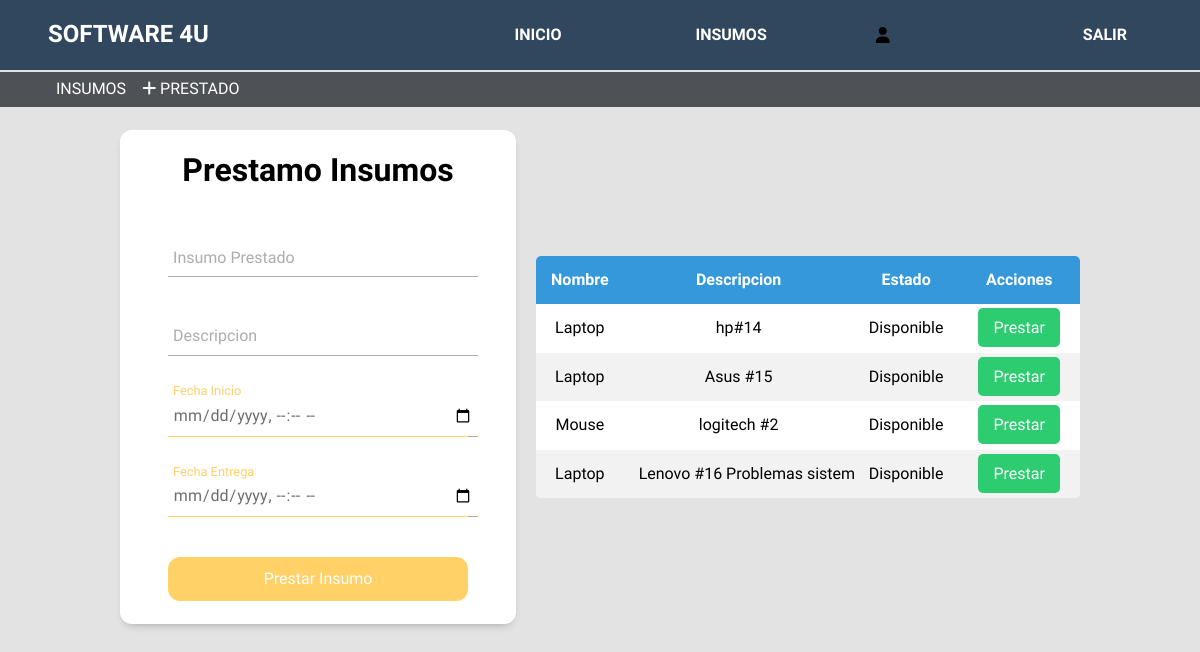
The page /php/estudiante-insumos.php on the database its author committed.
### tables this page shows
CREATE TABLE Insumos (
    id INT AUTO_INCREMENT PRIMARY KEY,
    NomInsumo VARCHAR(100),
    Descripcion TEXT,
    Estado VARCHAR(15),
    FechaRegistro DATETIME
);

### php/estudiante-insumos.php (the view, shortened to what this page needs)
<?php
include "../ConexionSQL/conexion.php";
?>
<!DOCTYPE html>
<html lang="en">
<head>
    <link rel="stylesheet" href="https://cdnjs.cloudflare.com/ajax/libs/normalize/8.0.1/normalize.min.css">
    <link rel="stylesheet" href="http://localhost/proyectofinal/assets/css/profe-insumos.css">
    <link rel="stylesheet" href="http://localhost/proyectofinal/assets/css/menu-abajo.css">
    <link rel="stylesheet" href="http://localhost/proyectofinal/assets/css/menu.css">
    <link rel="stylesheet" href="../fontawesome/fontawesome-free-6.5.1-web/css/all.css">
</head>
<body>
    <nav>
        <div class="logo"> Software 4U</div>
        <ul class="list">
            <li><a href="profesor-inicio">Inicio</a></li>
            <li><a href="profesor-insumos.php">Insumos</a></li>
            <i class="fa-solid fa-user"></i>
            <li><a href="../ConexionSQL/cerrar.php">Salir</a></li>
        </ul>
    </nav>
    <nav class="menu_abajo">
        <ul class="lista_abajo">
            <li><a href="estudiante-insumos.php">Insumos</a></li>
            <li><a href="estudiante-prestado.php"><i class="fa-solid fa-plus"></i> Prestado</a></li>
        </ul>
    </nav>
    <main>
        <div class="formulario">
            <h1>Prestamo Insumos</h1>
            <form method="post">
                <div class="cotainer">
                    <div class="congrup">
                        <input type="text" id="name" class="form_input" placeholder=" " name="insprestado">
                        <label for="name" class="form_label">Insumo Prestado</label>
                    </div>
                    <div class="congrup">
                        <input type="text" id="descripcion" class="form_input" placeholder=" " name="descripcion">
                        <label for="descripcion" class="form_label">Descripcion</label>
                    </div>
                    <div class="congrup">
                        <input type="datetime-local" id="fecha-registro" class="form_input" placeholder=" "
                            name="fecha-prestamo">
                        <label for="fecha-registro" class="form_label">Fecha Inicio</label>
                        <span class="form_line"></span>
                    </div>
                    <div class="congrup">
                        <input type="datetime-local" id="fecha-registro" class="form_input" placeholder=" "
                            name="fecha-entrega">
                        <label for="fecha-registro" class="form_label">Fecha Entrega</label>
                        <span class="form_line"></span>
                    </div>
                    <input class="form_submit" type="submit" value="Prestar Insumo">
                </div>
            </form>
        </div>
        <div class="container-form">
            <div class="crud">
                <table>
                    <thead>
                        <th>Nombre</th>
                        <th>Descripcion</th>
                        <th>Estado</th>
                        <th>Acciones</th>
                    </thead>
                    <tbody>
                        <?php
                        $sql = "SELECT * FROM insumos WHERE Estado = 'Disponible' AND NomInsumo IN ('Laptop', 'Mouse', 'Teclado', 'Audifonos')";
                        $result = $conn->query($sql);
                        if ($result === false) {
                            echo "Error en la consulta: " . $conn->error;
                        } else {
                            if ($result->num_rows > 0) {
                                while ($datos = $result->fetch_object()) {
                                    echo "<tr>";
                                    echo "<td>" . $datos->NomInsumo . "</td>";
                                    echo "<td class='descripcion'>" . $datos->Descripcion . "</td>";
                                    echo "<td>" . $datos->Estado . "</td>";
                                    echo "<td><a data-insumoid='" . $datos->id . "' class='my-button-prestar'>Prestar</a>";
                                }
                            } else {
                                echo "No se encontraron resultados.";
                            }
                        }
                        ?>
                    </tbody>
                </table>
            </div>
        </div>
    </main>
</body>
</html>

### assets/css/profe-insumos.css (style rules this page uses)
body { font-family: 'Dosis', sans-serif; background-color: #E3E3E3; }
main { display: flex; justify-content: center; text-align: center; flex-wrap: wrap; }
main { display: flex; justify-content: center; text-align: center; flex-wrap: wrap; margin-top: 30px; }
.formulario { background-color: white; width: 60%; max-width: 300px; padding: 4.5em 3em; border-radius: 12px; box-shadow: 0 5px 10px -5px rgb(0 0 0 /30%); text-align: center; max-height: 350px; }
.formulario h1 { margin-top: -50px; margin-bottom: 50px; color: black; font-size: 2rem; }
.formulario .cotainer { display: grid; gap: 2.5em; }
.formulario .congrup { position: relative; --color: #5757577e; }
.form_input { width: 100%; background-color: none; color: #706c6c; font-size: 1rem; padding: .6em .3em; border: none; outline: none; border-bottom: 1px solid var(--color); font-family: 'Dosis', sans-serif; }
.form_input:focus+.form_label, .form_input:not(:placeholder-shown)+.form_label { transform: translateY(-12px) scale(.8); transform-origin: left top; color: #FFD166; }
.form_label { color: var(--color); cursor: pointer; position: absolute; top: 0; left: 5px; transform: translateY(10px); transition: transform .5s, color .3s; }
.form_submit { background: #FFD166; color: white; font-family: 'Dosis', sans-serif; font-weight: 300; font-size: 1rem; padding: .8em 0; border: none; border-radius: 12px; transition: background-color 0.3s ease, transform 0.6s ease; }
.form_line { position: absolute; bottom: 0; left: 0; width: 100%; height: 1px; background-color: #FFD166; transform: scale(0); transform: left bottom; }
.form_input:focus~.form_line, .form_input:not(:placeholder-shown)~.form_line { transform: scale(1); }
.container-form { margin-left: 20px; display: flex; justify-content: center; align-items: center; }
.crud { overflow-x: auto; border-radius: 5px; width: 100%; max-height: 490px; }
table { flex-wrap: wrap; width: 100%; border-collapse: collapse; background-color: white; box-shadow: 0 0 10px rgba(0, 0, 0, 0.1); }
thead th { text-align: center; }
th, td { padding: 15px; text-align: center; }
td.descripcion { max-width: 200px; white-space: nowrap; overflow-x: auto; overflow-y: hidden; }
thead { background-color: #3498db; color: white; }
tbody tr:nth-child(even) { background-color: #f2f2f2; }
.my-button-prestar, .my-button-eliminar { padding: 10px 15px; margin: 5px; border: none; border-radius: 5px; cursor: pointer; text-decoration: none; transition: background-color 0.3s ease; }
.my-button-prestar { background-color: #2ecc71; color: white; }
.formulario, .container-form { margin-top: 100px; }

### assets/css/menu-abajo.css (style rules this page uses)
body { padding: 0px; margin: 0px; box-sizing: border-box; font-family: 'Dosis', sans-serif; }
.menu_abajo { position: fixed; z-index: 10; left: 0; right: 0; top: 72px; padding: 0 4%; height: 35px; background-color: #4e5257; }
.menu_abajo .lista_abajo { padding: 0; margin: 0; width: 100%; height: 100%; display: flex; align-items: center; justify-content: flex-start; transition: all 300ms ease; }
.menu_abajo .lista_abajo li { list-style: none; }
.menu_abajo .lista_abajo a { display: block; text-transform: uppercase; padding: 8px; font-size: 16px; color: white; text-decoration: none; transition: all 300ms ease; }

### assets/css/menu.css (style rules this page uses)
body { padding: 0px; margin: 0px; box-sizing: border-box; font-family: 'Dosis', sans-serif; }
nav { position: fixed; z-index: 10; left: 0; right: 0; top: 0; padding: 0 4%; height: 70px; background-color: #31475E; }
nav .logo { float: left; width: 40%; height: 100%; display: flex; align-items: center; font-size: 24px; font-weight: bold; color: white; text-transform: uppercase; }
nav .list { float: right; padding: 0; margin: 0; width: 60%; height: 100%; display: flex; justify-content: space-between; align-items: center; }
nav .list li { list-style: none; }
nav .list a { display: block; text-transform: uppercase; padding: 15px 25px; font-size: 16px; font-weight: bold; color: white; text-decoration: none; border-radius: 25px; transition: all 300ms ease; }

### rows shown on the page
insumos: NomInsumo "Laptop", Descripcion "hp#14", Estado "Disponible"
insumos: NomInsumo "Laptop", Descripcion "Asus #15", Estado "Disponible"
insumos: NomInsumo "Mouse", Descripcion "logitech #2", Estado "Disponible"
insumos: NomInsumo "Laptop", Descripcion "Lenovo #16 Problemas…", Estado "Disponible"
